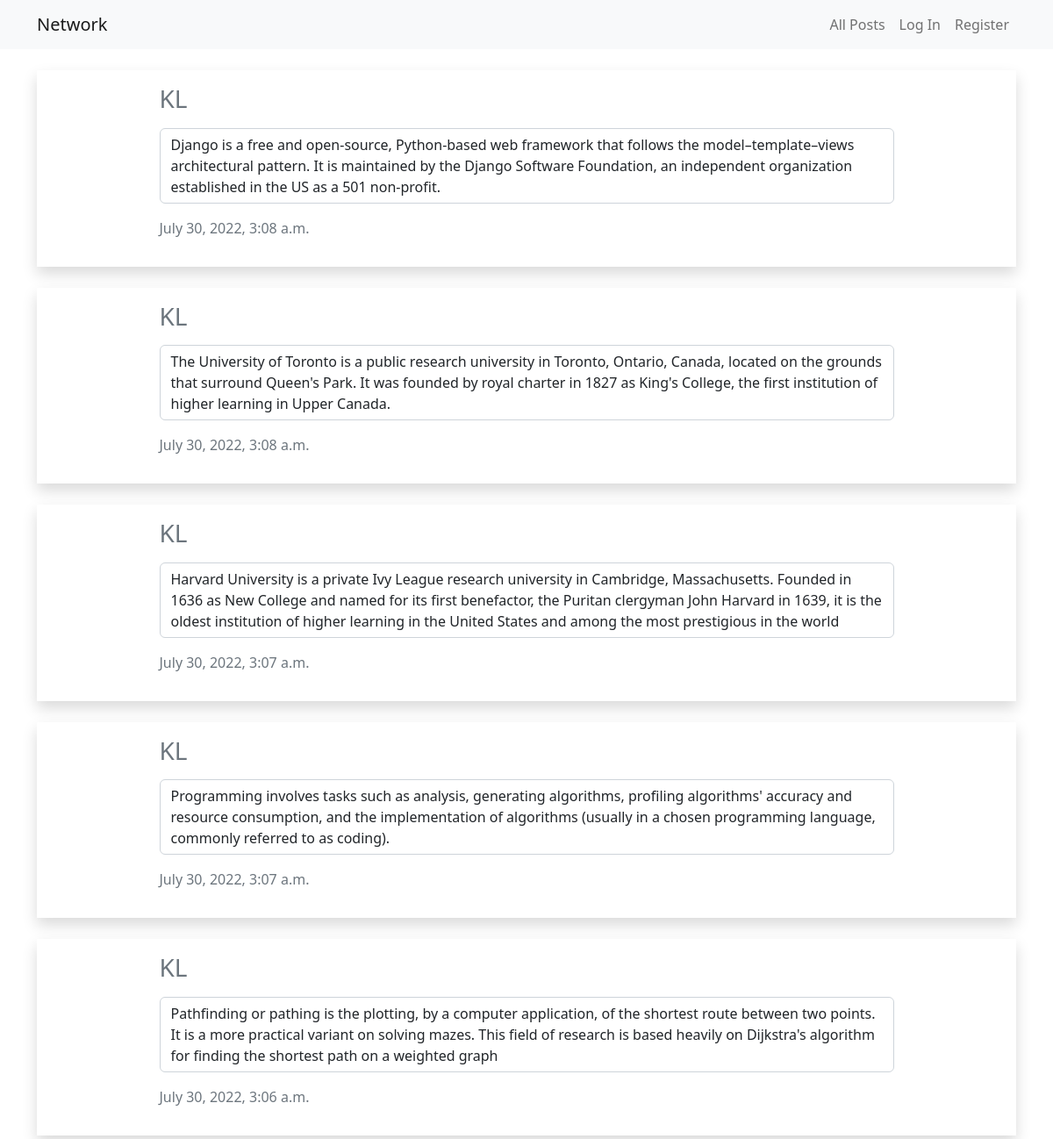
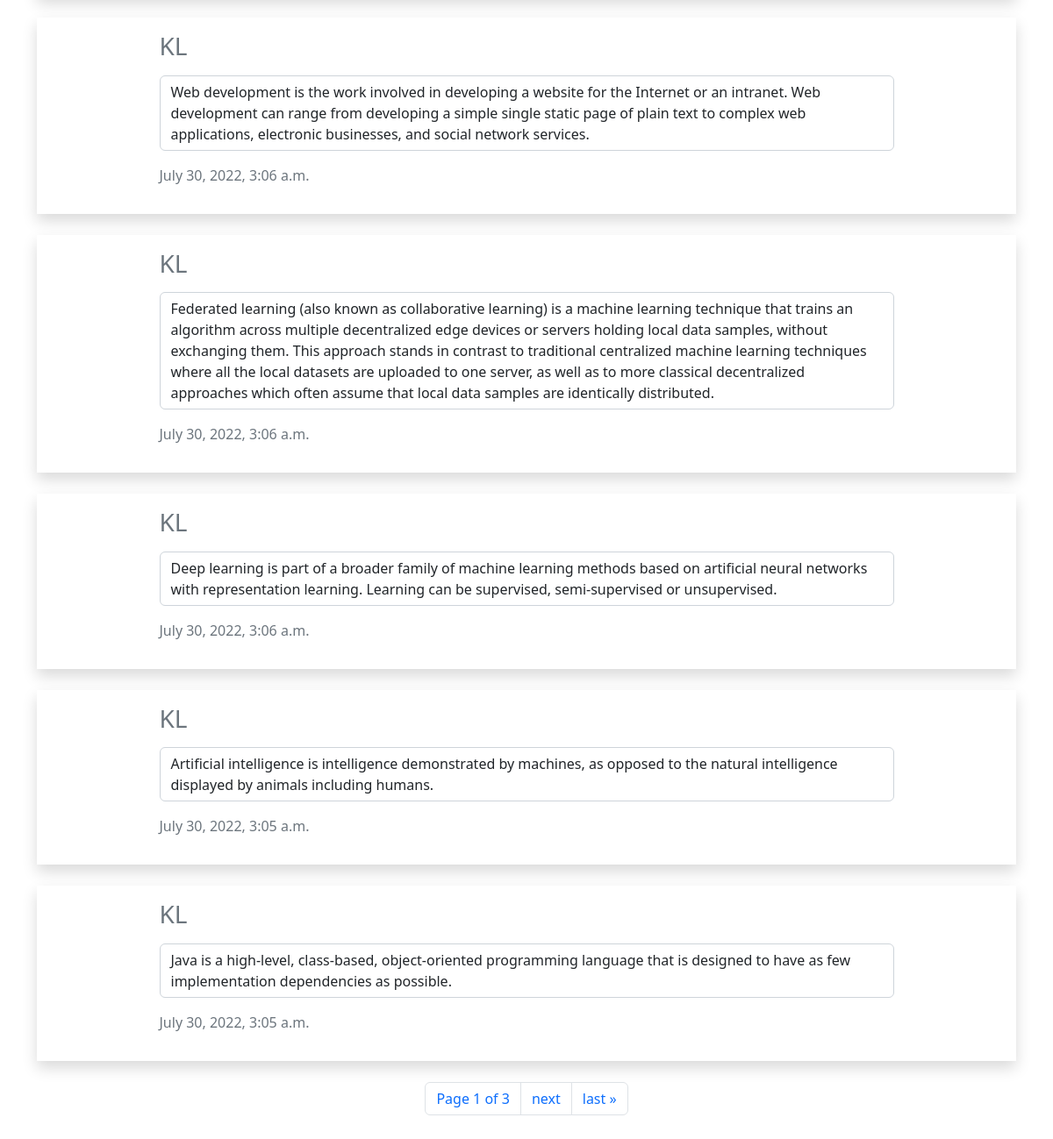
The page / on the database its author committed (2 pictures, top to bottom).
### network/models.py (models this page shows, shortened)
class Post(models.Model):
    owner = models.ForeignKey(User, on_delete=models.CASCADE, related_name='posts')
    content = models.TextField()
    likes = models.IntegerField(default=0)
    timestamp = models.DateTimeField(auto_now_add=True)

class User(AbstractUser):
    """ All Users """

### network/views.py (the view)
# urls.py: path("", views.index, name="index"),
def index(request):
    if request.method == "POST":
        owner = User.objects.get(id=request.user.id)
        content = request.POST['content']
        Post.objects.create(owner=owner, content=content)
        return redirect('index')
    posts = Post.objects.order_by("-timestamp")
    paginator = Paginator(posts, 10) # Show 25 contacts per page.
    page_number = request.GET.get('page')
    page_obj = paginator.get_page(page_number)
    return render(request, "network/index.html", {
        "posts": page_obj
    })

### network/templates/network/index.html (shortened to what this page needs)
{% extends "network/layout.html" %}
{% load static %}
{% block body %}
{% for post in posts %}
{% if forloop.last %}
<div class="shadow my-4 py-3">
{% else %}
<div class="shadow mt-4 py-3">
{% endif %}
    <div class="w-75 m-auto">
        <h3>
            <a href="{% url 'profile' post.owner %}" class="text-secondary text-decoration-none">
                {{ post.owner }}
            </a>
        </h3>
        <p class="form-control mt-3 original-content">{{ post.content }}</p>
        <p class="text-secondary">{{ post.timestamp }}</p>
    </div>
</div>
{% if forloop.last %}
<div class="d-flex justify-content-center align-items-center my-4">
    <nav aria-label="Page navigation example">
        <ul class="pagination">
            <li class="page-item"><a class="page-link" href="#">Page {{ posts.number }} of {{ posts.paginator.num_pages }}</li></a>
            {% if posts.has_next %}
            <li class="page-item"><a class="page-link" href="?page={{ posts.next_page_number }}">next</a></li>
            <li class="page-item"><a class="page-link" href="?page={{ posts.paginator.num_pages }}">last &raquo;</a></li>
            {% endif %}
        </ul>
    </nav>
</div>
{% endif %}
{% empty %}
<div class="d-flex justify-content-center align-items-center mt-4">
    <h2>No Posts</h2>
</div>
{% endfor %}
{% endblock %}

### network/static/network/styles.css (style rules this page uses)
body { overflow-y: scroll !important; }

### rows shown on the page
Post: owner "KL", content "Django is a free and open-source, Python-based web framework that follows the model–template–views architectural pattern. It is maintained by the Django Software Foundation, an independent organization established in the US as a 501 non-profit.", timestamp "July 30, 2022, 3:08 a.m."
Post: owner "KL", content "The University of Toronto is a public research university in Toronto, Ontario, Canada, located on the grounds that surround Queen's Park. It was founded by royal charter in 1827 as King's College, the first institution of higher learning in Upper Canada.", timestamp "July 30, 2022, 3:08 a.m."
Post: owner "KL", content "Harvard University is a private Ivy League research university in Cambridge, Massachusetts. Founded in 1636 as New College and named for its first benefactor, the Puritan clergyman John Harvard in 1639, it is the oldest institution of higher learning in the United States and among the most prestigious in the world", timestamp "July 30, 2022, 3:07 a.m."
Post: owner "KL", content "Programming involves tasks such as analysis, generating algorithms, profiling algorithms' accuracy and resource consumption, and the implementation of algorithms (usually in a chosen programming language, commonly referred to as coding).", timestamp "July 30, 2022, 3:07 a.m."
Post: owner "KL", content "Pathfinding or pathing is the plotting, by a computer application, of the shortest route between two points. It is a more practical variant on solving mazes. This field of research is based heavily on Dijkstra's algorithm for finding the shortest path on a weighted graph", timestamp "July 30, 2022, 3:06 a.m."
Post: owner "KL", content "Web development is the work involved in developing a website for the Internet or an intranet. Web development can range from developing a simple single static page of plain text to complex web applications, electronic businesses, and social network services.", timestamp "July 30, 2022, 3:06 a.m."
Post: owner "KL", content "Federated learning (also known as collaborative learning) is a machine learning technique that trains an algorithm across multiple decentralized edge devices or servers holding local data samples, without exchanging them. This approach stands in contrast to traditional centralized machine learning techniques where all the local datasets are uploaded to one server, as well as to more classical decentralized approaches which often assume that local data samples are identically distributed.", timestamp "July 30, 2022, 3:06 a.m."
Post: owner "KL", content "Deep learning is part of a broader family of machine learning methods based on artificial neural networks with representation learning. Learning can be supervised, semi-supervised or unsupervised.", timestamp "July 30, 2022, 3:06 a.m."
Post: owner "KL", content "Artificial intelligence is intelligence demonstrated by machines, as opposed to the natural intelligence displayed by animals including humans.", timestamp "July 30, 2022, 3:05 a.m."
Post: owner "KL", content "Java is a high-level, class-based, object-oriented programming language that is designed to have as few implementation dependencies as possible.", timestamp "July 30, 2022, 3:05 a.m.", number "1", paginator.num_pages "3"
